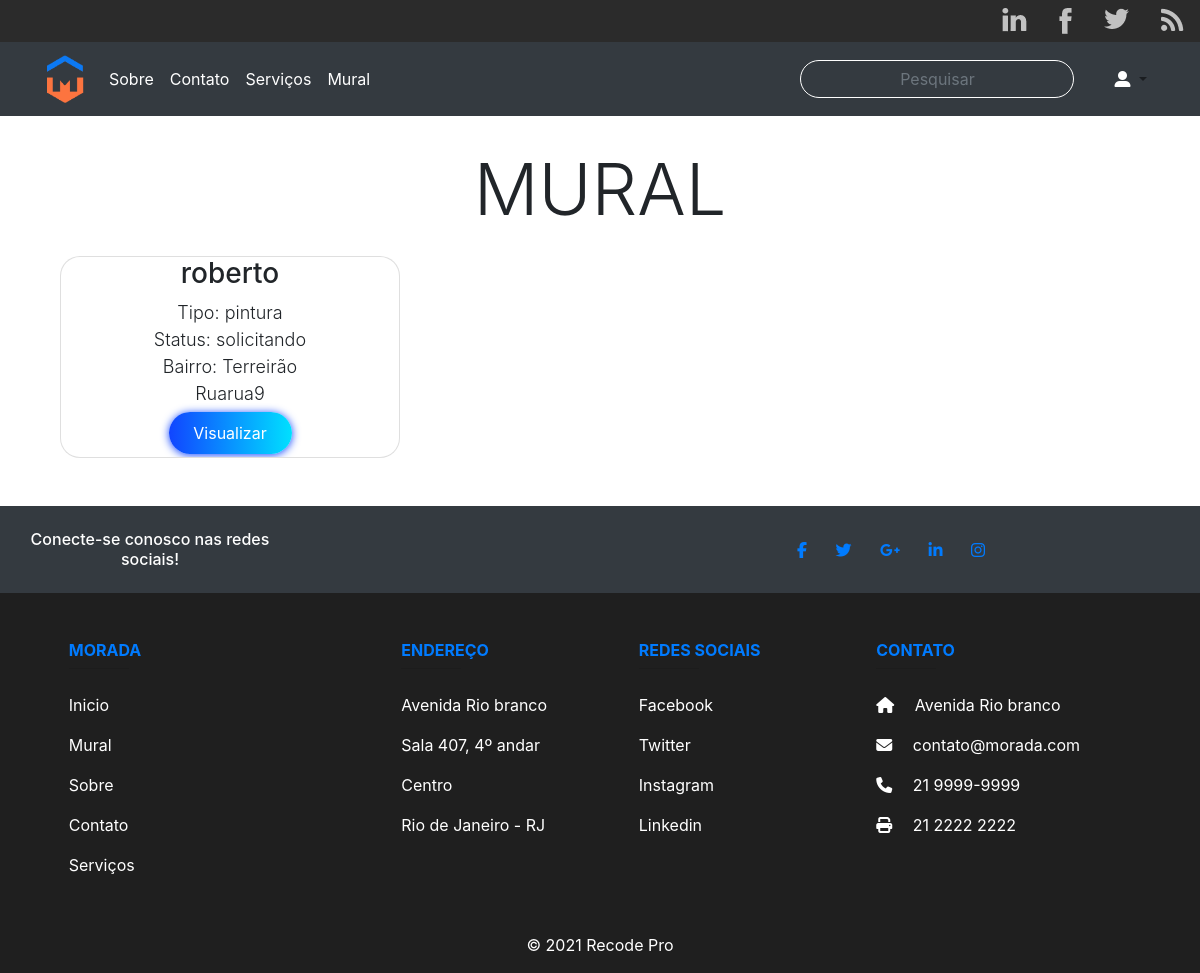
/mural.php?pesquisar=rua9, run on the app's committed database.
### tables this page shows
CREATE TABLE `servicos` (
  `idservicos` int NOT NULL AUTO_INCREMENT,
  `usuario` int DEFAULT NULL,
  `tipo` varchar(45) DEFAULT NULL,
  `categoria` varchar(45) DEFAULT NULL,
  `descricao` varchar(700) DEFAULT NULL,
  `email` varchar(45) DEFAULT NULL,
  `parceiro` varchar(100) DEFAULT NULL,
  `mensagem` varchar(500) DEFAULT NULL,
  PRIMARY KEY (`idservicos`),
  KEY `fk_servicos_idx` (`usuario`),
  CONSTRAINT `fk_servicos` FOREIGN KEY (`usuario`) REFERENCES `usuarios` (`idusuario`)
);

CREATE TABLE `usuarios` (
  `idusuario` int NOT NULL AUTO_INCREMENT,
  `nome` varchar(45) DEFAULT NULL,
  `sobrenome` varchar(45) DEFAULT NULL,
  `email` varchar(45) DEFAULT NULL,
  `senha` varchar(45) DEFAULT NULL,
  `sobre` varchar(45) DEFAULT NULL,
  `endereco` varchar(45) DEFAULT NULL,
  `bairro` varchar(45) DEFAULT NULL,
  `cep` varchar(45) DEFAULT NULL,
  `telefone` varchar(45) DEFAULT NULL,
  `complemento` varchar(45) DEFAULT NULL,
  `estrela` varchar(45) DEFAULT NULL,
  PRIMARY KEY (`idusuario`)
);

### mural.php (the view, shortened to what this page needs)
<?php
require "./php/actions/conexaodb.php";
?>
<?php
require "./php/includes/menu.php"; ?>
<!DOCTYPE html>
<html lang="pt-BR">
<head>
    <link rel="stylesheet" href="css/projetos.css">
    <link rel="stylesheet" href="https://stackpath.bootstrapcdn.com/bootstrap/4.1.3/css/bootstrap.min.css">
</head>
<body>
    <div class="container text-center">
        <h3 class="display-3 " style=" margin-top:30px;">MURAL</h3>
    </div>
    <div class="container">
        <div class="container mt-4 text-center">
            <div class="row">
                <?php
                $pesquisar = '';
                if (!empty($_GET['pesquisar'])) {
                    $pesquisar = $_GET['pesquisar'];
                }
                $result_usuarios = "SELECT nome, descricao, bairro, endereco, idusuario, tipo FROM usuarios JOIN servicos ON usuarios.idusuario = servicos.usuario WHERE descricao > '0' and  endereco LIKE '%$pesquisar%';";
                $result = $conn->query($result_usuarios);
                if ($result->num_rows > 0 && $pesquisar === 0) {
                    while ($row = $result->fetch_assoc()) {
                ?>
                        <div class="col-sm-4">
                            <div class="card mb-5 rounded">
                                <div class="container">
                                    <div class=" anyClass">
                                        <h3 class="display-7"><?php echo $row['nome']; ?></h3>
                                        <p class="lead"><?php echo "Status: ", $row['tipo']; ?></p>
                                        <p class=" lead"><?php echo "Tipo: ", $row['descricao']; ?></p>
                                        <p class="lead"><?php echo "Bairro: ", $row['bairro']; ?></p>
                                        <p class="lead"><?php echo "Rua", $row['endereco']; ?></p>
                                        <button type="button" class="btn text-white edit"><a href="./perfilpublico.php?id=<?php echo $row['idusuario']; ?>">Visualizar</a></button>
                                    </div>
                                </div>
                            </div>
                        </div>
                    <?php }
                } else {
                    while ($row = $result->fetch_assoc()) {
                    ?>
                        <div class="col-sm-4">
                            <div class="card mb-5 rounded">
                                <div class="container">
                                    <div class="anyClass">
                                        <h3 class="display-7"><?php echo $row['nome']; ?></h3>
                                        <p class=" lead"><?php echo "Tipo: ", $row['descricao']; ?></p>
                                        <p class="lead"><?php echo "Status: ", $row['tipo']; ?></p>
                                        <p class="lead"><?php echo "Bairro: ", $row['bairro']; ?></p>
                                        <p class="lead"><?php echo "Rua", $row['endereco']; ?></p>
                                        <button type="button" class="btn text-white edit"><a href="./perfilpublico.php?id=<?php echo $row['idusuario']; ?>">Visualizar</a></button>
                                    </div>
                                </div>
                            </div>
                        </div>
                <?php
                    }
                }
                ?>
            </div>
        </div>
    </div>
</body>
</html>

### mural.php (style rules this page uses)
.edit { color: #fff !important; background: -webkit-linear-gradient(right, #00e0ff, #1145ff); border: none; border-radius: 21px; box-shadow: 0px 1px 8px #1145ff; height: 42.3px; margin: 0 auto; margin-top: 5px; transition: 0.25s; width: 123px; }
.edit a { text-decoration: none; color: #fff; }
.anyClass p { margin: 0; font-size: 18px; }
.anyClass { height: 200px !important; overflow-y: auto; }
.card { border-radius: 20px !important; }

### data on the page
servicos: usuario.nome "roberto", descricao "pintura", tipo "solicitando", usuario.bairro "Terreirão", usuario.endereco "rua9"
